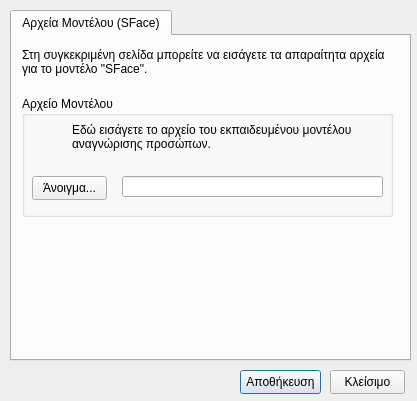
<?xml version="1.0" encoding="UTF-8"?>
<ui version="4.0">
 <class>RecognitionConfigDialog</class>
 <widget class="QDialog" name="RecognitionConfigDialog">
  <property name="geometry">
   <rect>
    <x>0</x>
    <y>0</y>
    <width>417</width>
    <height>401</height>
   </rect>
  </property>
  <property name="windowTitle">
   <string>Ρυθμίσεις Μοντέλου Αναγνώρισης Προσώπων</string>
  </property>
  <property name="windowIcon">
   <iconset resource="resources.qrc">
    <normaloff>:/argus/res/app_icons/view_image.png</normaloff>:/argus/res/app_icons/view_image.png</iconset>
  </property>
  <widget class="QPushButton" name="applyButton">
   <property name="geometry">
    <rect>
     <x>240</x>
     <y>370</y>
     <width>81</width>
     <height>24</height>
    </rect>
   </property>
   <property name="text">
    <string>Αποθήκευση</string>
   </property>
  </widget>
  <widget class="QTabWidget" name="tabWidget">
   <property name="geometry">
    <rect>
     <x>10</x>
     <y>10</y>
     <width>401</width>
     <height>351</height>
    </rect>
   </property>
   <property name="currentIndex">
    <number>0</number>
   </property>
   <widget class="QWidget" name="tab_2">
    <attribute name="title">
     <string>Αρχεία Μοντέλου (SFace)</string>
    </attribute>
    <widget class="QGroupBox" name="groupBox_3">
     <property name="geometry">
      <rect>
       <x>10</x>
       <y>60</y>
       <width>371</width>
       <height>121</height>
      </rect>
     </property>
     <property name="title">
      <string>Αρχείο Μοντέλου</string>
     </property>
     <widget class="QPushButton" name="openSfaceFileButton">
      <property name="geometry">
       <rect>
        <x>10</x>
        <y>80</y>
        <width>75</width>
        <height>24</height>
       </rect>
      </property>
      <property name="text">
       <string>Άνοιγμα...</string>
      </property>
     </widget>
     <widget class="QLabel" name="label_5">
      <property name="geometry">
       <rect>
        <x>10</x>
        <y>30</y>
        <width>32</width>
        <height>32</height>
       </rect>
      </property>
      <property name="text">
       <string/>
      </property>
      <property name="pixmap">
       <pixmap resource="resources.qrc">:/argus/res/app_icons/view_image.png</pixmap>
      </property>
      <property name="scaledContents">
       <bool>true</bool>
      </property>
     </widget>
     <widget class="QLabel" name="label_6">
      <property name="geometry">
       <rect>
        <x>50</x>
        <y>20</y>
        <width>311</width>
        <height>41</height>
       </rect>
      </property>
      <property name="text">
       <string>Εδώ εισάγετε το αρχείο του εκπαιδευμένου μοντέλου αναγνώρισης προσώπων.</string>
      </property>
      <property name="wordWrap">
       <bool>true</bool>
      </property>
     </widget>
     <widget class="QLineEdit" name="sfaceFPLineEdit">
      <property name="geometry">
       <rect>
        <x>100</x>
        <y>80</y>
        <width>261</width>
        <height>21</height>
       </rect>
      </property>
     </widget>
    </widget>
    <widget class="QLabel" name="label_8">
     <property name="geometry">
      <rect>
       <x>10</x>
       <y>10</y>
       <width>371</width>
       <height>31</height>
      </rect>
     </property>
     <property name="text">
      <string>Στη συγκεκριμένη σελίδα μπορείτε να εισάγετε τα απαραίτητα αρχεία για το μοντέλο &quot;SFace&quot;.</string>
     </property>
     <property name="wordWrap">
      <bool>true</bool>
     </property>
    </widget>
   </widget>
  </widget>
  <widget class="QPushButton" name="cancelButton">
   <property name="geometry">
    <rect>
     <x>330</x>
     <y>370</y>
     <width>75</width>
     <height>24</height>
    </rect>
   </property>
   <property name="text">
    <string>Κλείσιμο</string>
   </property>
  </widget>
 </widget>
 <resources>
  <include location="resources.qrc"/>
 </resources>
 <connections/>
</ui>
